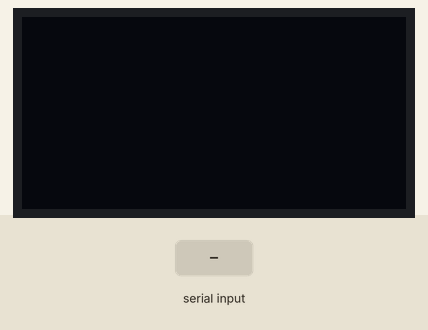
Recording of a sketch running on a simulated Arduino Uno, built with avr-gcc and run on an emulated ATmega328P. Parts: 128×64 one-colour display. The inputs (shaded band) are chosen by the test bench.

Above: at 1.2 s.
1.3 s: "CLEAR,1\n" received over Serial
At 1.7 s:
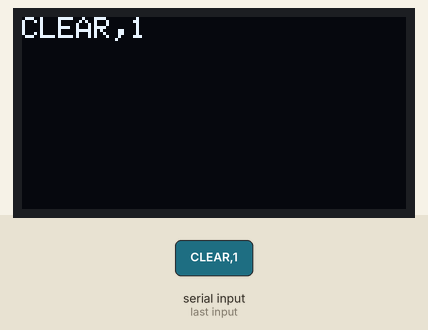
2.8 s: "CLEAR,150\n" received over Serial
At 4.0 s:
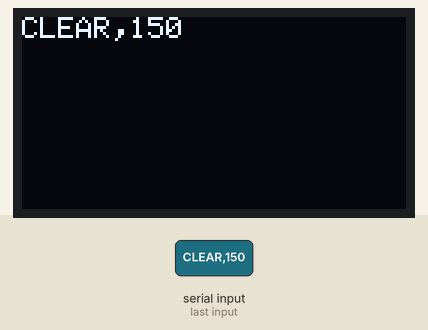
4.3 s: "XY,1\n" received over Serial
At 5.2 s:
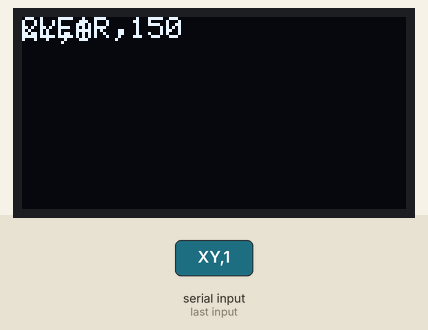
5.8 s: "90,45,200\n" received over Serial
At 6.4 s:
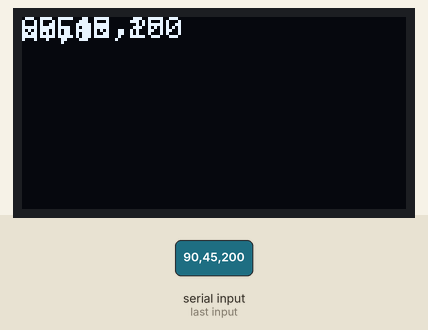
7.3 s: "CLEAR\n" received over Serial
At 8.5 s:
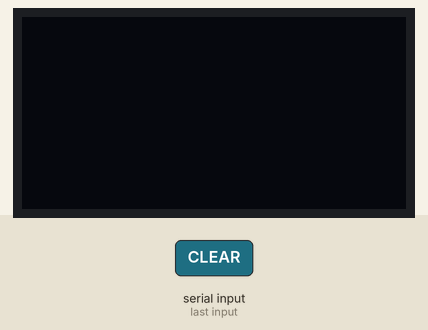
8.8 s: "XY\n" received over Serial
At 9.8 s:
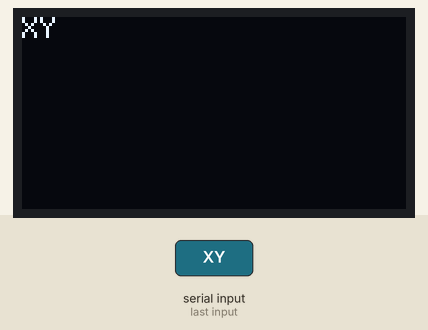
Timing chart, 0 to 11.3 s (numbered marks = the images above; inputs shaded):
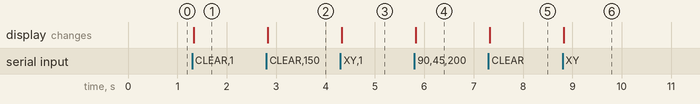

The sketch:

led_display.ino
```cpp
#include <Wire.h>
#include <Adafruit_GFX.h>
#include <Adafruit_SSD1306.h>

#define SCREEN_WIDTH 128
#define SCREEN_HEIGHT 64
#define OLED_RESET -1

Adafruit_SSD1306 display(SCREEN_WIDTH, SCREEN_HEIGHT, &Wire, OLED_RESET);

void setup() {
  Serial.begin(115200);
  if (!display.begin(SSD1306_SWITCHCAPVCC, 0x3C)) {
    Serial.println("SSD1306 allocation failed");
    for (;;);
  }

  display.setRotation(2); // Rotate the screen upside down
  display.clearDisplay();
  display.display();
}

void loop() {
  if (Serial.available()) {
    String command = Serial.readStringUntil('\n');
    if (command == "CLEAR") {
      display.clearDisplay();
      display.display();
    } else {
      int fontSize = 1;
      int cursorX = 0;
      int cursorY = 0;

      if (command.startsWith("F")) {
        fontSize = command.substring(1, 2).toInt();
        command = command.substring(2);
      }
      if (command.startsWith("XY")) {
        int separatorIndex = command.indexOf(',');
        cursorX = command.substring(2, separatorIndex).toInt();
        cursorY = command.substring(separatorIndex + 1, command.indexOf(' ')).toInt();
        command = command.substring(command.indexOf(' ') + 1);
      }

      display.setTextSize(fontSize);
      display.setTextColor(SSD1306_WHITE);
      display.setCursor(cursorX, cursorY);
      display.println(command);
      display.display();
    }
  }
}
```

Measured:
- after the input at 1.3 s, the display: changes at once (image 1)
- after the input at 2.8 s, the display: changes at once (image 2)
- after the input at 4.3 s, the display: changes at once (image 3)
- after the input at 5.8 s, the display: changes at once (image 4)
- after the input at 7.3 s, the display: changes at once (image 5)
- after the input at 8.8 s, the display: changes at once (image 6)
